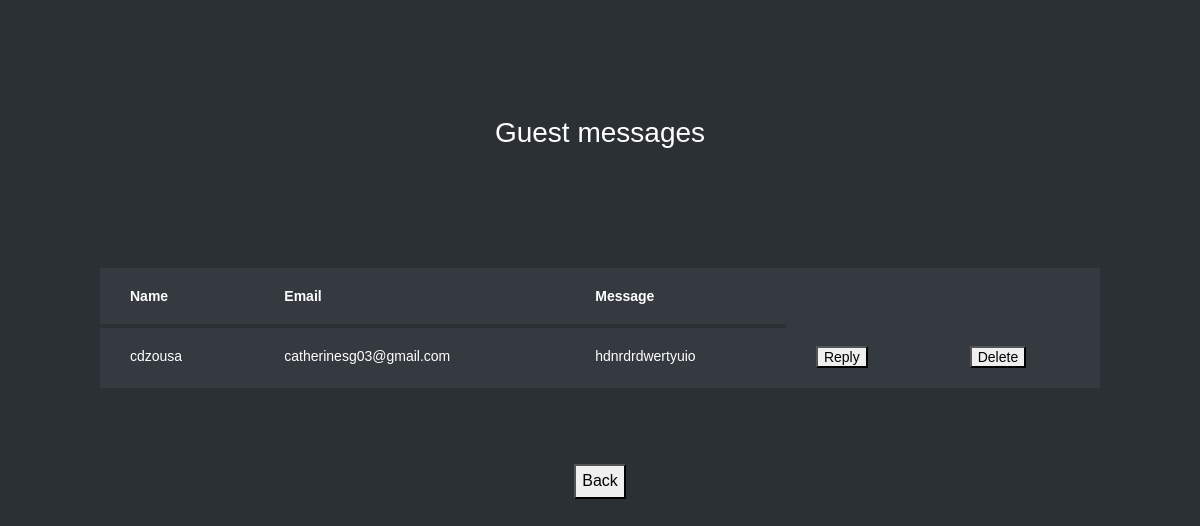
The app's page /g_m with its own data.
### learn/models.py (models this page shows)
class Guest_messages(models.Model):
    Name = models.CharField(max_length = 200, null=True)
    Email = models.CharField(max_length=200, null=True)
    Message_content = models.TextField(null=True)

### learn/views.py (the view)
# urls.py: path('g_m', learn.views.g_m, name='g_m'),
def g_m(request):
    bb = Guest_messages.objects.all()
    return render(request,'guest_message.html',{'bb':bb})

### Template/guest_message.html (shortened to what this page needs)
{% load static %}
<html lang="en">
  <head>
	<link rel="stylesheet" href="https://stackpath.bootstrapcdn.com/font-awesome/4.7.0/css/font-awesome.min.css">
	<link rel="stylesheet" href="{% static 'tabble/css/style.css' %}">
	</head>
	<body>
	<section class="ftco-section">
		<div class="container">
			<div class="row justify-content-center">
				<div class="col-md-6 text-center mb-5">
					<h2 class="heading-section">Guest messages</h2><br><br>
				</div>
			{% if bb %}
			<div class="row">
				<div class="col-md-12">
					<div class="table-wrap">
						<table class="table table-bordered table-dark table-hover">
						  <thead>
						    <tr>
                                <th>
                                    Name
                                </th>
                                <th>
                                    Email
                                </th>
                                <th>
                                    Message
                                </th>
						    </tr>
						  </thead>
						  <tbody>
						 {% for i in bb %}
						    <tr>
                              <td>
                                  {{i.Name}}
                              </td>
                              <td>
                                  {{i.Email}}
                              </td>
                              <td>
                                  {{i.Message_content}}
                              </td>
								<td>
                                  <button type="button" onclick="location.href='{% url 'reply_g_msg' i.id %}'" name='del'>Reply</button>
                               </td>
                              <td>
                                  <button type="button" onclick="location.href='{% url 'delete_g_msg' i.id %}'" name='del'>Delete</button>
                              </td>
						    </tr>
						  {% endfor %}
						  </tbody>
						</table>
					</div>
				</div>
			</div>
			{% else %}
			<h1 align="center" style="color:blue">No guest messages available</h1>
			{% endif %}
		</div>
		<br><br>
		<div align="center">
			<button type="submit" onclick="location.href='{% url 'admin_home' %}'" name='mybtn2'>Back</button>
		</div>
	</section>
	</body>
</html>

### records on screen
Guest_messages: Name "cdzousa", Email "catherinesg03@gmail.com", Message_content "hdnrdrdwertyuio"
